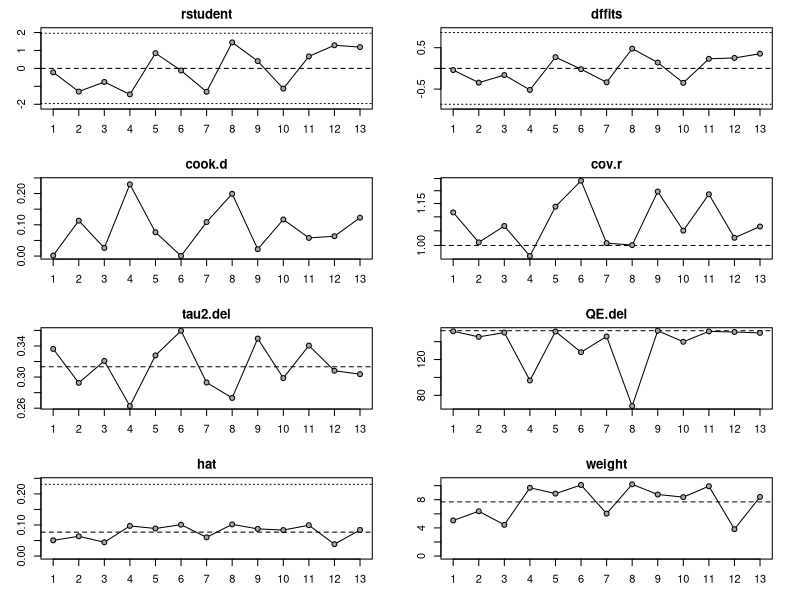
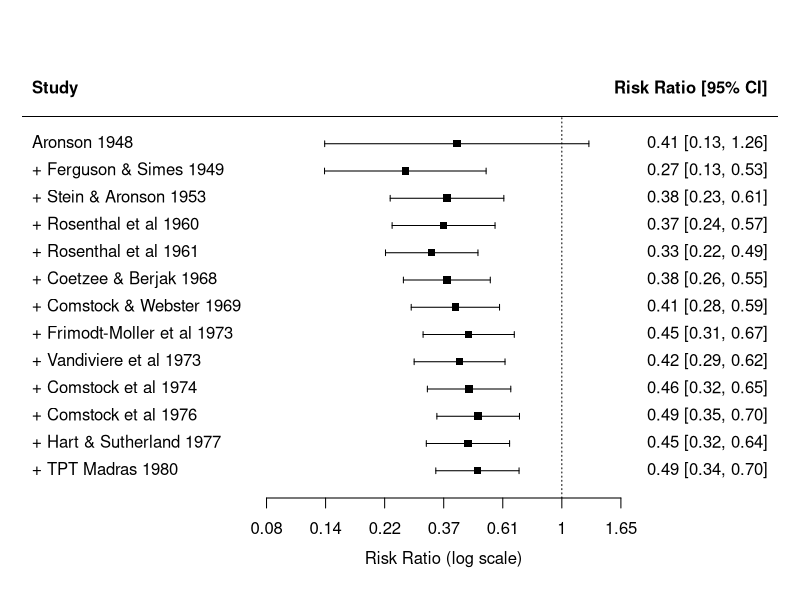
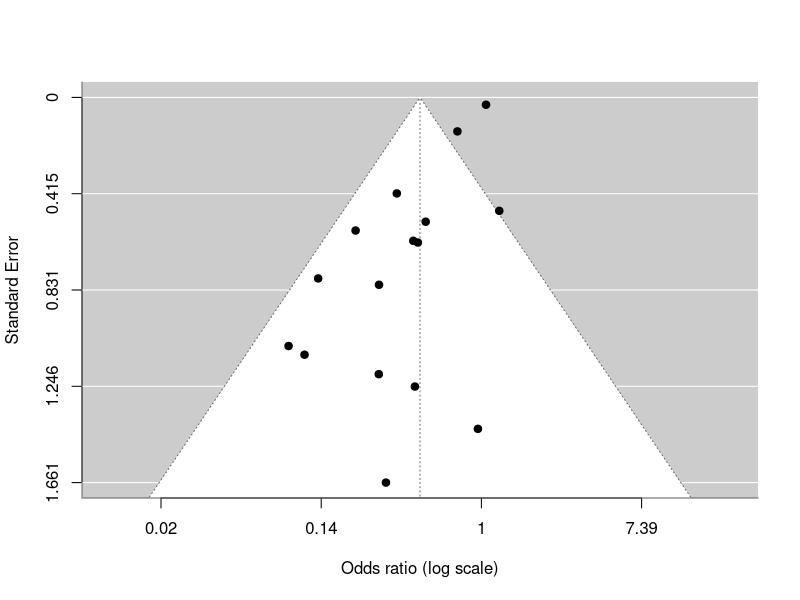
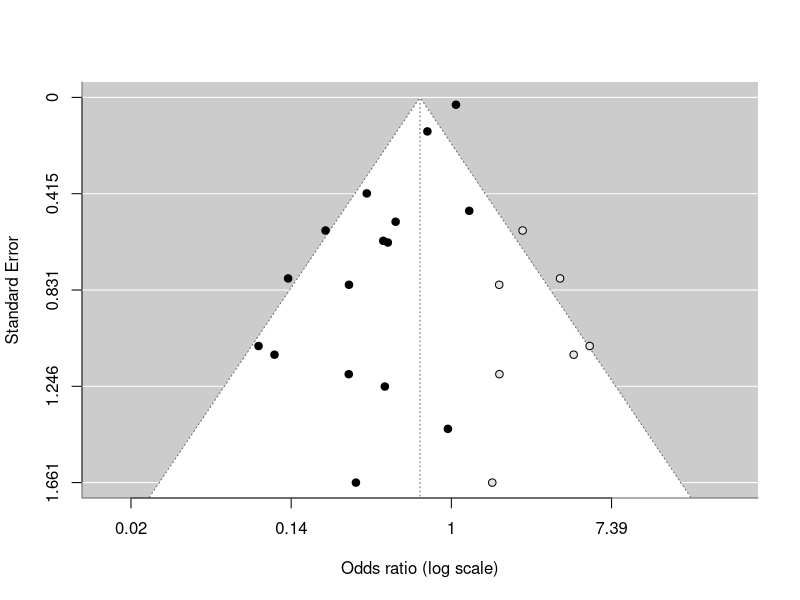

Write the R code that produced these figures, in order.
### R lecture 5: Heterogeneity and publication bias
### UCM SKI3011 Evidence Synthesis 2 · https://ucm.meta-research.nl
### Run this script line by line: put the cursor on a line and press Cmd+Enter (Mac) or Ctrl+Enter (Windows).

# Packages and data ----

# We start again with the BCG trials of lecture 3.

library(metafor)
library(metadat)
dat <- escalc(measure = "RR", ai = tpos, bi = tneg, ci = cpos, di = cneg,
              data = dat.bcg, slab = paste(author, year))
res <- rma(yi, vi, data = dat)

# How much heterogeneity? ----

# * tau^2 (τ²): the variance of the true effects between studies; tau is its square root.
# * I^2: the share of the total variability due to real differences between studies rather
# than chance.
# * H^2: total variability divided by sampling variability (1 means no heterogeneity).
# * The Q test: is there more variation than chance would explain? It has little power
# when there are few studies.

print(res, digits = 2)
confint(res, digits = 2)   # confidence intervals for tau^2 and I^2

# I² is 92% (95% CI 82% to 98%): the effect of BCG differs strongly between trials.

# The prediction interval ----

# The confidence interval tells you how precisely the average effect is estimated. The
# prediction interval (pi.lb, pi.ub) tells you where the true effect of a new trial is
# expected to fall. With large τ² it is much wider.

predict(res, transf = exp, digits = 2)

# On average BCG halves the risk (RR 0.49), but in a new setting the effect could be
# anything from strong protection (0.15) to no protection or even harm (1.55).

# Is one study driving the result? ----

# leave1out() repeats the meta-analysis k times, each time without one study. If the
# pooled estimate or I² changes a lot when one study is left out, that study is
# influential.

leave1out(res, transf = exp, digits = 2)

# influence() gives formal diagnostics: studies marked with an asterisk are influential.

inf <- influence(res)
print(inf, digits = 2)
plot(inf)

# Cumulative meta-analysis ----

# A cumulative meta-analysis adds the studies one by one, here in order of publication
# year. It shows how the evidence developed over time.

cum <- cumul(res, order = dat$year)
forest(cum, atransf = exp, header = TRUE)

# Publication bias: the magnesium story ----

# 16 trials of intravenous magnesium after a heart attack, outcome death (dat.egger2001).
# The small early trials suggested a large benefit. The last trial, ISIS-4 (1995),
# included more than 58,000 patients and found no benefit.

mag <- escalc(measure = "OR", ai = ai, n1i = n1i, ci = ci, n2i = n2i,
              data = dat.egger2001, slab = paste(study, year))
res_mag <- rma(yi, vi, data = mag)
predict(res_mag, transf = exp, digits = 2)

# The funnel plot ----

# A funnel plot shows each study's effect against its standard error. Without bias, small
# studies (at the bottom) scatter symmetrically around the pooled estimate. Here the small
# studies all sit on the side of a large benefit: the funnel is asymmetric.

funnel(res_mag, atransf = exp, xlab = "Odds ratio (log scale)")

# Egger's test ----

# regtest() tests funnel plot asymmetry. The limit estimate is the expected effect of an
# infinitely large study (standard error → 0).

regtest(res_mag)

# The test is clearly significant, and the limit estimate is close to 0 on the log scale
# (an OR of about 1): exactly what ISIS-4 found.

# Trim-and-fill ----

# trimfill() estimates how many studies are "missing" and what the pooled estimate would
# be if they were added. The filled studies appear as open circles in the funnel plot.

tf <- trimfill(res_mag)
predict(tf, transf = exp, digits = 2)
funnel(tf, atransf = exp, xlab = "Odds ratio (log scale)")

# After filling 7 studies the OR rises from 0.46 to 0.68 and is no longer statistically
# significant. Trim-and-fill is a sensitivity analysis, not a correction: it shows how
# fragile the result is.

# Small-study effects are not always publication bias ----

# Funnel plot asymmetry means that small studies show different effects than large ones.
# Publication bias is one explanation; others are lower quality of small trials, different
# patients, or chance. With fewer than about 10 studies these tests have little power.

# Check yourself ----

# Go to the concept list and practice quiz of week 5 and try the practice quiz without
# looking at this page.
